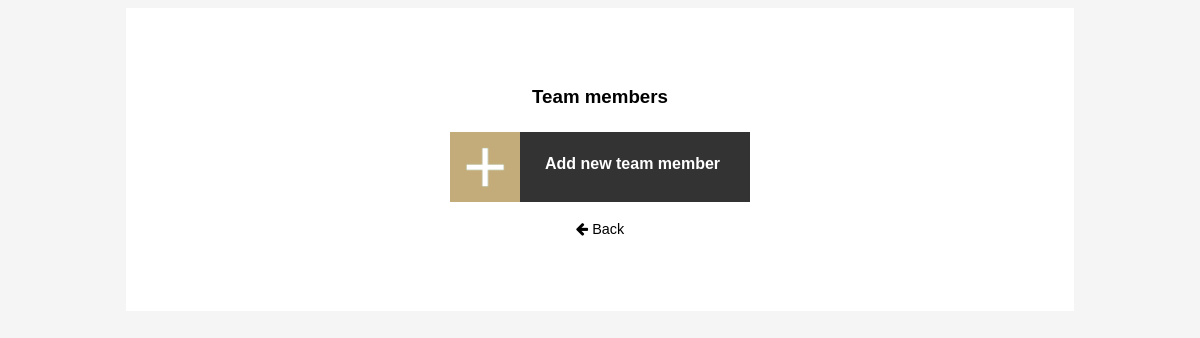
The page /admin/admin-team.php on the database as committed earlier.
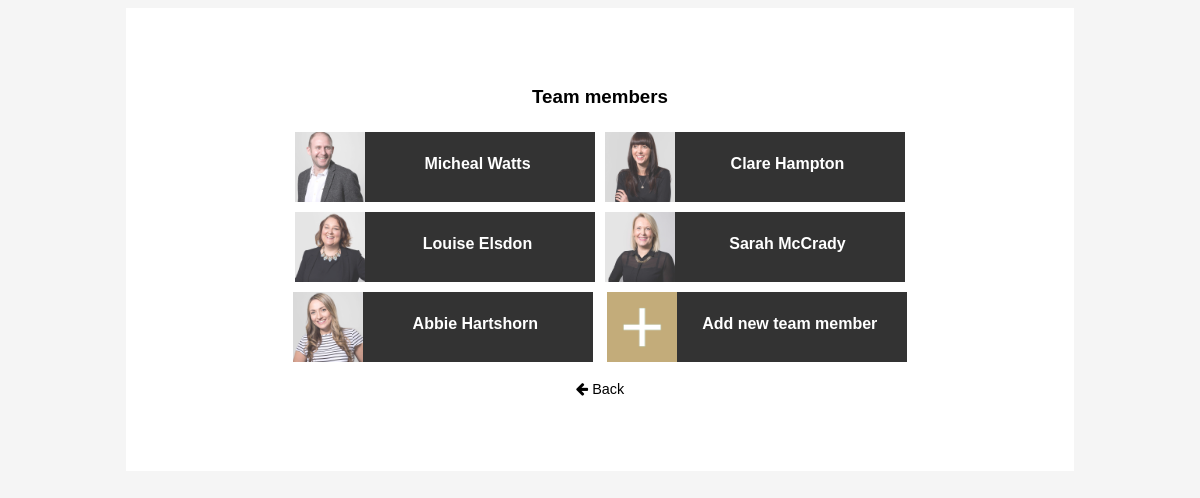
The same page on the database as committed later.
### tables this page shows
CREATE TABLE `team` (
  `id` int(11) NOT NULL,
  `name` varchar(50) NOT NULL,
  `position` varchar(50) NOT NULL,
  `image` varchar(50) NOT NULL,
  `twitter` varchar(50) NOT NULL DEFAULT 'https://twitter.com/absolute_hello',
  `instagram` varchar(50) NOT NULL DEFAULT 'https://www.instagram.com/absolute_agency/'
);

### admin/admin-team.php (the view, shortened to what this page needs)
<?php include_once "../scripts/connector.php"; ?>
<!DOCTYPE html>
<html lang="en">
<head>
    <link rel="stylesheet" href="https://maxcdn.bootstrapcdn.com/font-awesome/4.5.0/css/font-awesome.min.css" />
	<link rel="stylesheet" type="text/css" href="css/admin.css" />
</head>
<body>
 <div class="admin-container">
  <h3>Team members</h3>
   <?php
        $sql = "SELECT * FROM team ORDER BY id DESC";
        $result = mysqli_query($dbconnect, $sql);
		while($row = mysqli_fetch_array($result)){
			echo "<a title='" . $row["name"] . "' href='admin-team-updateform.php?id=" . $row["id"] . "'>";
            echo "<div class='admin-work-button'><div class='admin-work-thumbnail' style='background: url(../" . $row["image"] . ") center; background-size: cover'></div><h4 class='admin-work-text'>" . $row["name"] . "</h4></div></a>";
        }
    ?>
    <a class="admin-add-button admin-work-button" href="add-team-form.php">
        <div class="admin-add-button-thumbnail admin-work-thumbnail"></div>
        <h4 class="admin-work-text">Add new team member</h4>
    </a>
    <br>
    <a href="index.php"><p><i class="fa fa-arrow-left" aria-hidden="true"></i> Back</p></a>
    </div>
    </body>
</html>

### admin/css/admin.css (style rules this page uses)
body { font-family: "Open", sans-serif; background-color: #f5f5f5; }
a { text-decoration: none; color: #000; cursor: pointer; }
p { font-size: 0.9em; }
.admin-container { width:70%; max-width: 1000px; background: #fff; margin: 0px auto; padding: 5%; text-align: center; }
.admin-work-button { width: 90%; height: 70px; max-width: 300px; background-color: #000; color: #fff; display: inline-block; margin:5px; filter: opacity(80%) }
.admin-work-thumbnail { height: 70px; width: 70px; float: left; }
.admin-add-button-thumbnail { background: url(../../images/plus-button.png)center no-repeat; -webkit-background-size: cover; -moz-background-size: cover; -ms-background-size: cover; -o-background-size: cover; background-size: cover; }
.admin-work-text { max-height: 22px; overflow: hidden; margin: 23px 5px 0px 5px; }

Rows that differ between the two databases and show on the page:
added team: image (picture), name "Micheal Watts"
added team: image (picture), name "Clare Hampton"
added team: image (picture), name "Louise Elsdon"
added team: image (picture), name "Sarah McCrady"
added team: image (picture), name "Abbie Hartshorn"
